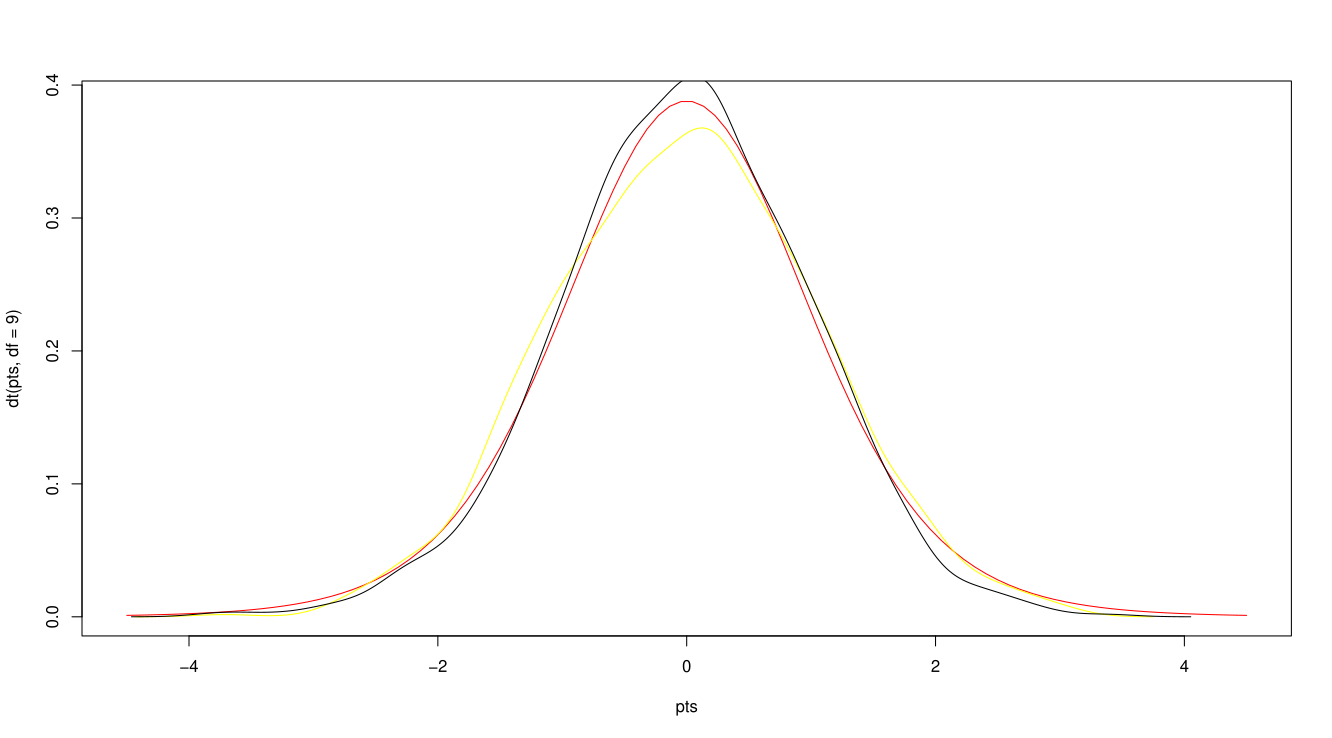

Source code (R):
#01/23/2026, Jayques Nelson
#Assignment 1

#Generate dummy dataset
ClassA = rnorm(1000)
ClassB = rnorm(1000)

#Plot the variables x and y using a density plot
pts = seq(-4.5,4.5,length=100)
plot(pts,dt(pts,df=9),col='red',type='l')
lines(density(ClassA), col='yellow')
lines(density(ClassB), col='black')

#Apply the function for t-test
ttest = t.test(ClassA,ClassB) 

#T-test results
Welch Two Sample t-test

data:  ClassA and ClassB
t = 0.21665, df = 1991.2, p-value = 0.8285
alternative hypothesis: true difference in means is not equal to 0
95 percent confidence interval:
  -0.08013082  0.10003323
sample estimates:
  mean of x    mean of y 
-0.009408234 -0.019359438 
